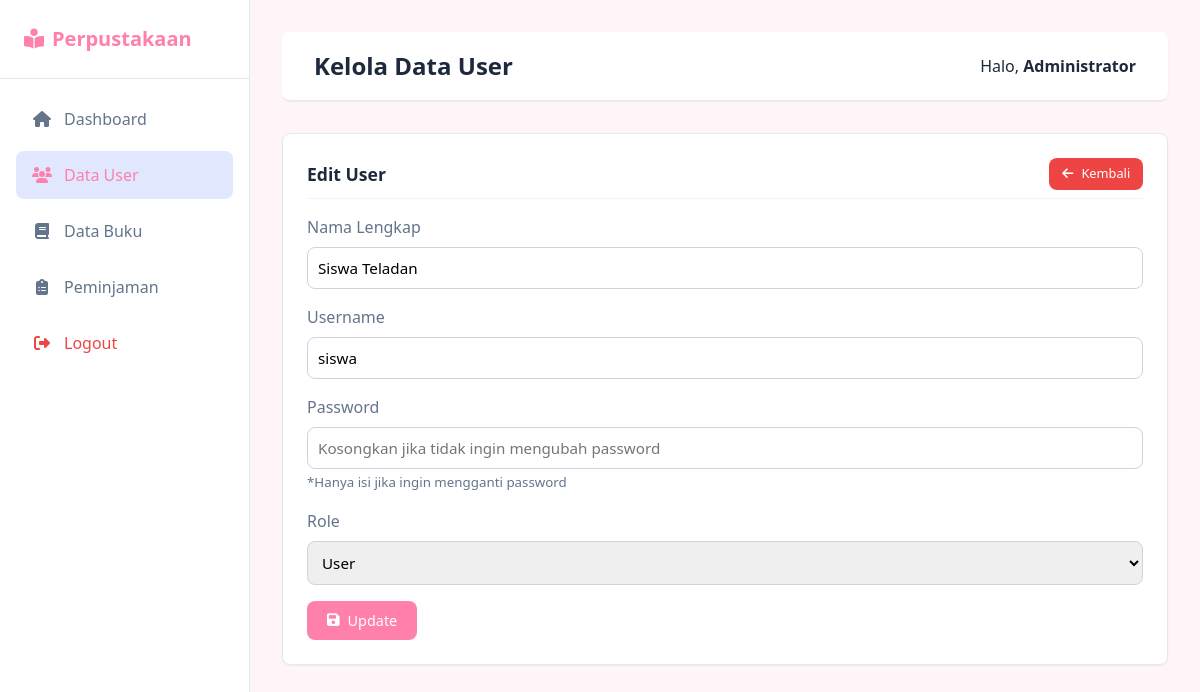
The app's page /admin/anggota_edit.php?id=2 (signed in) with its own data.
### tables this page shows
CREATE TABLE `users` (
  `id_user` int(11) NOT NULL,
  `nama` varchar(100) NOT NULL,
  `username` varchar(50) NOT NULL,
  `password` varchar(255) NOT NULL,
  `role` enum('admin','user') NOT NULL DEFAULT 'user',
  `created_at` timestamp NOT NULL DEFAULT current_timestamp()
);

### admin/anggota_edit.php (the view, shortened to what this page needs)
<?php
require_once 'header.php';
$id = (int)$_GET['id'];
$query = "SELECT * FROM users WHERE id_user = $id";
$result = mysqli_query($conn, $query);
$data = mysqli_fetch_assoc($result);
?>
<div class="card">
    <div class="card-header">
        <h3 class="card-title">Edit User</h3>
        <a href="anggota.php" class="btn btn-danger btn-sm"><i class="fas fa-arrow-left"></i> Kembali</a>
    </div>
    <div class="card-body">
        <form action="" method="POST">
            <div class="form-group">
                <label class="form-label">Nama Lengkap</label>
                <input type="text" name="nama" class="form-control" value="<?= htmlspecialchars($data['nama']); ?>" required>
            </div>
            <div class="form-group">
                <label class="form-label">Username</label>
                <input type="text" name="username" class="form-control" value="<?= htmlspecialchars($data['username']); ?>" required>
            </div>
            <div class="form-group">
                <label class="form-label">Password</label>
                <input type="password" name="password" class="form-control" placeholder="Kosongkan jika tidak ingin mengubah password">
                <small style="color: var(--text-secondary);">*Hanya isi jika ingin mengganti password</small>
            </div>
            <div class="form-group">
                <label class="form-label">Role</label>
                <select name="role" class="form-control" required>
                    <option value="user" <?= $data['role'] == 'user' ? 'selected' : ''; ?>>User</option>
                </select>
            </div>
            <button type="submit" name="edit" class="btn btn-primary"><i class="fas fa-save"></i> Update</button>
        </form>
    </div>
</div>
<?php require_once 'footer.php'; ?>

### assets/css/style.css (style rules this page uses)
:root { --primary-color: #ff80ab; --primary-hover: #f06292; --secondary-color: #64748b; --accent-color: #0ea5e9; --background-color: #fff5f8; --card-bg: #ffffff; --text-primary: #1e293b; --text-secondary: #64748b; --danger-color: #ef4444; --success-color: #22c55e; --border-radius: 0.5rem; --shadow-sm: 0 1px 2px 0 rgb(0 0 0 / 0.05); --shadow-md: 0 4px 6px -1px rgb(0 0 0 / 0.1), 0 2px 4px -2px rgb(0 0 0 / 0.1); }
* { box-sizing: border-box; margin: 0; padding: 0; font-family: 'Segoe UI', Tahoma, Geneva, Verdana, sans-serif; }
body { background-color: var(--background-color); color: var(--text-primary); line-height: 1.5; }
.card { background: var(--card-bg); padding: 1.5rem; border-radius: var(--border-radius); box-shadow: var(--shadow-sm); margin-bottom: 1.5rem; border: 1px solid #e2e8f0; }
.card-header { display: flex; justify-content: space-between; align-items: center; margin-bottom: 1rem; padding-bottom: 0.5rem; border-bottom: 1px solid #f1f5f9; }
.card-title { font-size: 1.1rem; font-weight: 600; color: var(--text-primary); }
.form-group { margin-bottom: 1rem; }
.form-label { display: block; margin-bottom: 0.5rem; font-weight: 500; color: var(--text-secondary); }
.form-control { width: 100%; padding: 0.625rem; border: 1px solid #cbd5e1; border-radius: var(--border-radius); font-size: 0.95rem; transition: border-color 0.2s; }
.btn { display: inline-flex; align-items: center; justify-content: center; padding: 0.625rem 1.25rem; border-radius: var(--border-radius); font-weight: 500; text-decoration: none; cursor: pointer; border: none; transition: background-color 0.2s; font-size: 0.9rem; gap: 0.5rem; }
.btn-primary { background-color: var(--primary-color); color: white; }
.btn-danger { background-color: var(--danger-color); color: white; }
.btn-sm { padding: 0.4rem 0.8rem; font-size: 0.8rem; }

### admin/header.php (style rules this page uses)
body { font-family: 'Inter', sans-serif; }

### records on screen
users: nama "Siswa Teladan", username "siswa", role "User"

### other values on screen
$_SESSION['nama'] "Administrator"
